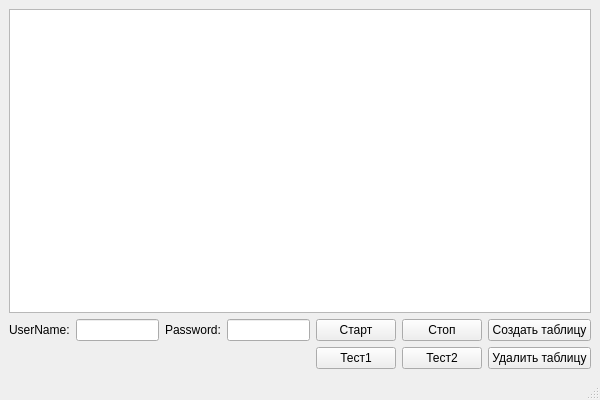
<?xml version="1.0" encoding="UTF-8"?>
<ui version="4.0">
 <class>MainWindow</class>
 <widget class="QMainWindow" name="MainWindow">
  <property name="geometry">
   <rect>
    <x>0</x>
    <y>0</y>
    <width>600</width>
    <height>400</height>
   </rect>
  </property>
  <property name="windowTitle">
   <string>Task3</string>
  </property>
  <widget class="QWidget" name="centralwidget">
   <layout class="QGridLayout" name="gridLayout">
    <item row="1" column="4">
     <widget class="QPushButton" name="m_buttonStart">
      <property name="text">
       <string>Старт</string>
      </property>
     </widget>
    </item>
    <item row="1" column="0">
     <widget class="QLabel" name="label">
      <property name="text">
       <string>UserName:</string>
      </property>
     </widget>
    </item>
    <item row="1" column="2">
     <widget class="QLabel" name="label_2">
      <property name="text">
       <string>Password:</string>
      </property>
     </widget>
    </item>
    <item row="1" column="1">
     <widget class="QLineEdit" name="m_lineEditUN"/>
    </item>
    <item row="1" column="5">
     <widget class="QPushButton" name="m_buttonStop">
      <property name="text">
       <string>Стоп</string>
      </property>
     </widget>
    </item>
    <item row="1" column="3">
     <widget class="QLineEdit" name="m_lineEditP"/>
    </item>
    <item row="0" column="0" colspan="7">
     <widget class="QTableView" name="m_tableView"/>
    </item>
    <item row="2" column="4">
     <widget class="QPushButton" name="m_buttonTest1">
      <property name="text">
       <string>Тест1</string>
      </property>
     </widget>
    </item>
    <item row="2" column="5">
     <widget class="QPushButton" name="m_buttonTest2">
      <property name="text">
       <string>Тест2</string>
      </property>
     </widget>
    </item>
    <item row="2" column="6">
     <widget class="QPushButton" name="m_buttonDeleteTable">
      <property name="text">
       <string>Удалить таблицу</string>
      </property>
     </widget>
    </item>
    <item row="1" column="6">
     <widget class="QPushButton" name="m_buttonCreateTable">
      <property name="text">
       <string>Создать таблицу</string>
      </property>
     </widget>
    </item>
   </layout>
  </widget>
  <widget class="QMenuBar" name="menubar">
   <property name="geometry">
    <rect>
     <x>0</x>
     <y>0</y>
     <width>600</width>
     <height>21</height>
    </rect>
   </property>
  </widget>
  <widget class="QStatusBar" name="statusbar"/>
 </widget>
 <resources/>
 <connections/>
</ui>
